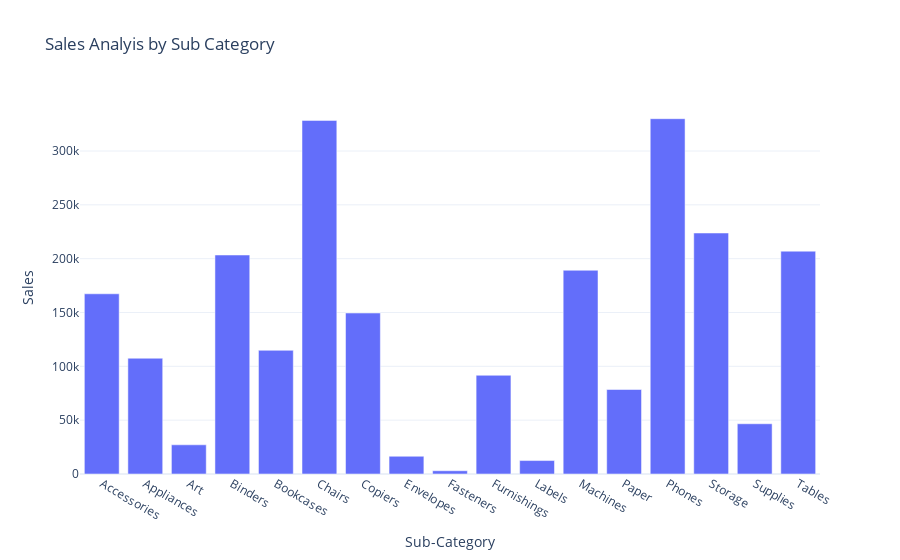

Notebook code cell kept with this figure:
### Code cell
fig = px.bar(
    sales_by_subcategory,
    x = 'Sub-Category', y = 'Sales',
    title = "Sales Analyis by Sub Category"
)
fig.show()

### Figure 1 — Plotly figure (JSON) as saved in the notebook; plotly's stock layout.template omitted (floating-point values rounded to 4 significant figures)
{"data": [{"alignmentgroup": "True", "hovertemplate": "Sub-Category=%{x}<br>Sales=%{y}<extra></extra>", "legendgroup": "", "marker": {"color": "#636efa", "pattern": {"shape": ""}}, "name": "", "offsetgroup": "", "orientation": "v", "showlegend": false, "textposition": "auto", "type": "bar", "x": ["Accessories", "Appliances", "Art", "Binders", "Bookcases", "Chairs", "Copiers", "Envelopes", "Fasteners", "Furnishings", "Labels", "Machines", "Paper", "Phones", "Storage", "Supplies", "Tables"], "xaxis": "x", "y": [167400.0, 107500.0, 27120.0, 203400.0, 114900.0, 328400.0, 149500.0, 16480.0, 3024.0, 91710.0, 12490.0, 189200.0, 78480.0, 330000.0, 223800.0, 46670.0, 207000.0], "yaxis": "y"}], "layout": {"autosize": true, "barmode": "relative", "legend": {"tracegroupgap": 0}, "title": {"text": "Sales Analyis by Sub Category"}, "xaxis": {"anchor": "y", "autorange": true, "domain": [0, 1], "range": [-0.5, 16.5], "title": {"text": "Sub-Category"}, "type": "category"}, "yaxis": {"anchor": "x", "autorange": true, "domain": [0, 1], "range": [0, 347400.0], "title": {"text": "Sales"}, "type": "linear"}}}
